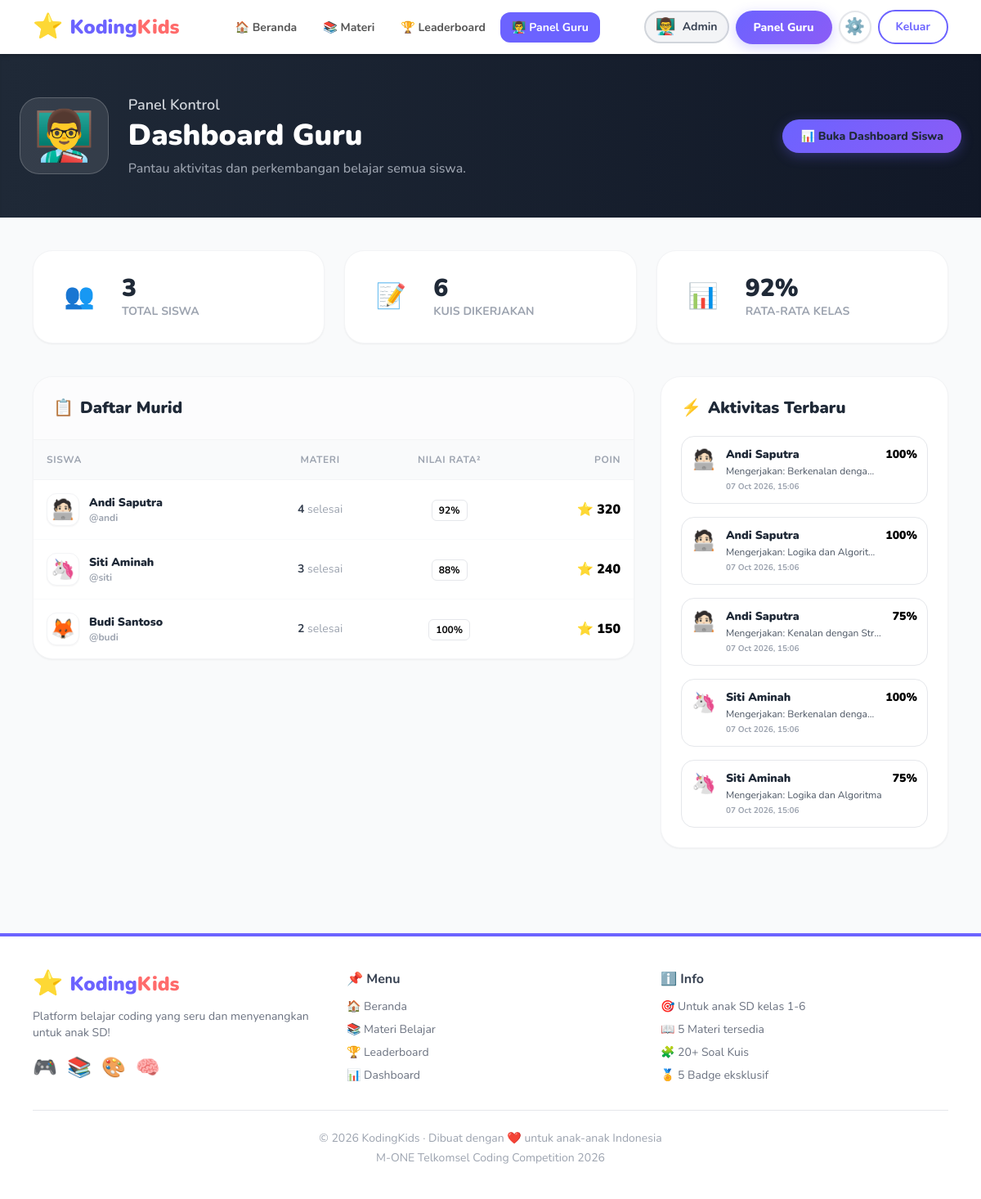
The app's page /pages/guru.php (signed in) with its own data.
### tables this page shows
CREATE TABLE IF NOT EXISTS `users` (
    `id` INT UNSIGNED AUTO_INCREMENT PRIMARY KEY,
    `nama` VARCHAR(100) NOT NULL,
    `username` VARCHAR(50) NOT NULL UNIQUE,
    `email` VARCHAR(100) NOT NULL UNIQUE,
    `password` VARCHAR(255) NOT NULL,
    `avatar` LONGTEXT NOT NULL DEFAULT '🐱',
    `role` ENUM('siswa', 'guru', 'admin') NOT NULL DEFAULT 'siswa',
    `poin` INT NOT NULL DEFAULT 0,
    `created_at` TIMESTAMP NOT NULL DEFAULT CURRENT_TIMESTAMP
);

CREATE TABLE IF NOT EXISTS `nilai_kuis` (
    `id` INT UNSIGNED AUTO_INCREMENT PRIMARY KEY,
    `user_id` INT UNSIGNED NOT NULL,
    `materi_id` INT UNSIGNED NOT NULL,
    `skor` INT NOT NULL DEFAULT 0,
    `total_soal` INT NOT NULL DEFAULT 0,
    `created_at` TIMESTAMP NOT NULL DEFAULT CURRENT_TIMESTAMP,
    CONSTRAINT `fk_nilai_user` FOREIGN KEY (`user_id`) REFERENCES `users` (`id`) ON DELETE CASCADE,
    CONSTRAINT `fk_nilai_materi` FOREIGN KEY (`materi_id`) REFERENCES `materi` (`id`) ON DELETE CASCADE
);

CREATE TABLE IF NOT EXISTS `materi` (
    `id` INT UNSIGNED AUTO_INCREMENT PRIMARY KEY,
    `judul` VARCHAR(150) NOT NULL,
    `deskripsi` VARCHAR(255) NOT NULL,
    `level` ENUM('Mudah', 'Sedang', 'Sulit') NOT NULL DEFAULT 'Mudah',
    `durasi` TINYINT UNSIGNED NOT NULL DEFAULT 10,
    `icon` VARCHAR(20) NOT NULL DEFAULT '💻',
    `warna` VARCHAR(20) NOT NULL DEFAULT '#6C63FF',
    `konten` LONGTEXT NOT NULL,
    `urutan` INT NOT NULL DEFAULT 1,
    `created_at` TIMESTAMP NOT NULL DEFAULT CURRENT_TIMESTAMP
);

### config/db.php (called while the page is built, shortened)
<?php
function renderAvatar($avatar, $size = '1em', $fit = 'cover') {
    return $avatar;
}
?>

### pages/guru.php (the view, shortened to what this page needs)
<?php
require_once '../config/db.php';
require_once '../includes/header.php';
$total_siswa = $conn->query("SELECT COUNT(*) as c FROM users WHERE role='siswa'")->fetch_assoc()['c'];
$total_kuis_dikerjakan = $conn->query("SELECT COUNT(*) as c FROM nilai_kuis")->fetch_assoc()['c'];
$avg_global_query = $conn->query("SELECT AVG((skor/total_soal)*100) as a FROM nilai_kuis")->fetch_assoc();
$avg_global = $avg_global_query['a'] ? round($avg_global_query['a']) : 0;
$siswa_list = $conn->query("
    SELECT u.id, u.nama, u.username, u.poin, u.avatar, u.created_at,
        (SELECT COUNT(*) FROM progress WHERE user_id=u.id AND selesai=1) as materi_selesai,
        (SELECT COUNT(*) FROM nilai_kuis WHERE user_id=u.id) as total_kuis,
        (SELECT AVG((skor/total_soal)*100) FROM nilai_kuis WHERE user_id=u.id) as avg_skor
    FROM users u
    WHERE u.role='siswa'
    ORDER BY u.poin DESC
");
$aktivitas = $conn->query("
    SELECT n.*, u.nama, u.avatar, m.judul
    FROM nilai_kuis n
    JOIN users u ON n.user_id = u.id
    JOIN materi m ON n.materi_id = m.id
    ORDER BY n.created_at DESC LIMIT 5
");
?>
<div class="bg-gradient-to-r from-gray-800 to-gray-900 py-12 px-4 text-white shadow-inner">
    <div class="max-w-6xl mx-auto flex flex-wrap items-center justify-between gap-6">
        <div class="flex items-center gap-6">
            <div class="text-6xl bg-white/10 p-4 rounded-3xl border border-white/20">👨‍🏫</div>
            <div>
                <p class="text-gray-300 font-semibold mb-1 text-lg">Panel Kontrol</p>
                <h1 class="text-3xl md:text-4xl font-black mb-2">Dashboard Guru</h1>
                <p class="text-gray-400 font-medium">Pantau aktivitas dan perkembangan belajar semua siswa.</p>
            </div>
        </div>
        <a href="dashboard.php" class="btn-primary bg-white text-gray-800 hover:bg-gray-100">📊 Buka Dashboard Siswa</a>
    </div>
</div>
<div class="max-w-6xl mx-auto px-4 py-10">
    <div class="grid grid-cols-1 md:grid-cols-3 gap-6 mb-10">
        <div class="bg-white rounded-3xl shadow-sm border border-gray-100 p-6 flex items-center gap-5">
            <div class="w-16 h-16 rounded-2xl bg-blue-50 text-blue-600 flex items-center justify-center text-3xl">👥</div>
            <div>
                <div class="text-3xl font-black text-gray-800"><?= $total_siswa ?></div>
                <div class="text-sm font-bold text-gray-400 uppercase">Total Siswa</div>
            </div>
        </div>
        <div class="bg-white rounded-3xl shadow-sm border border-gray-100 p-6 flex items-center gap-5">
            <div class="w-16 h-16 rounded-2xl bg-green-50 text-green-600 flex items-center justify-center text-3xl">📝</div>
            <div>
                <div class="text-3xl font-black text-gray-800"><?= $total_kuis_dikerjakan ?></div>
                <div class="text-sm font-bold text-gray-400 uppercase">Kuis Dikerjakan</div>
            </div>
        </div>
        <div class="bg-white rounded-3xl shadow-sm border border-gray-100 p-6 flex items-center gap-5">
            <div class="w-16 h-16 rounded-2xl bg-yellow-50 text-yellow-600 flex items-center justify-center text-3xl">📊</div>
            <div>
                <div class="text-3xl font-black text-gray-800"><?= $avg_global ?>%</div>
                <div class="text-sm font-bold text-gray-400 uppercase">Rata-rata Kelas</div>
            </div>
        </div>
    </div>
    <div class="grid grid-cols-1 lg:grid-cols-3 gap-8">
        <div class="lg:col-span-2">
            <div class="bg-white rounded-3xl shadow-sm border border-gray-100 overflow-hidden">
                <div class="p-6 border-b border-gray-100 flex justify-between items-center bg-gray-50/50">
                    <h2 class="text-xl font-black text-gray-800 flex items-center gap-2">
                        <span>📋</span> Daftar Murid
                    </h2>
                </div>
                <div class="overflow-x-auto">
                    <table class="w-full text-left border-collapse">
                        <thead>
                            <tr class="bg-gray-50 text-gray-400 text-xs uppercase tracking-wider font-bold">
                                <th class="p-4 border-b border-gray-100">Siswa</th>
                                <th class="p-4 border-b border-gray-100 text-center">Materi</th>
                                <th class="p-4 border-b border-gray-100 text-center">Nilai Rata²</th>
                                <th class="p-4 border-b border-gray-100 text-right">Poin</th>
                            </tr>
                        </thead>
                        <tbody class="divide-y divide-gray-50">
                            <?php if ($siswa_list->num_rows == 0): ?>
                            <tr>
                                <td colspan="4" class="p-8 text-center text-gray-400 font-semibold">Belum ada siswa yang mendaftar.</td>
                            </tr>
                            <?php else: while ($s = $siswa_list->fetch_assoc()): ?>
                            <tr class="hover:bg-gray-50/50 transition-colors">
                                <td class="p-4">
                                    <div class="flex items-center gap-3">
                                        <div class="text-2xl w-10 h-10 bg-white border border-gray-100 rounded-xl flex items-center justify-center shadow-sm flex-shrink-0">
                                            <?= renderAvatar($s['avatar'], '2rem') ?>
                                        </div>
                                        <div>
                                            <div class="font-black text-gray-800 text-sm"><?= htmlspecialchars($s['nama']) ?></div>
                                            <div class="text-xs text-gray-400 font-bold">@<?= htmlspecialchars($s['username']) ?></div>
                                        </div>
                                    </div>
                                </td>
                                <td class="p-4 text-center">
                                    <div class="text-sm font-bold text-gray-700"><?= $s['materi_selesai'] ?> <span class="text-gray-400 font-normal">selesai</span></div>
                                </td>
                                <td class="p-4 text-center">
                                    <?php
                                    $skor = $s['avg_skor'] ? round($s['avg_skor']) : 0;
                                    $warna = $skor >= 80 ? 'text-green-600 bg-green-50 border-green-200' : ($skor >= 50 ? 'text-yellow-600 bg-yellow-50 border-yellow-200' : ($skor > 0 ? 'text-red-600 bg-red-50 border-red-200' : 'text-gray-400 bg-gray-50 border-gray-200'));
                                    ?>
                                    <span class="px-2 py-1 rounded-md text-xs font-bold border <?= $warna ?>">
                                        <?= $skor > 0 ? $skor.'%' : '-' ?>
                                    </span>
                                </td>
                                <td class="p-4 text-right">
                                    <div class="font-black text-yellow-500 text-base">⭐ <?= number_format($s['poin']) ?></div>
                                </td>
                            </tr>
                            <?php endwhile; endif; ?>
                        </tbody>
                    </table>
                </div>
            </div>
        </div>
        <div>
            <div class="bg-white rounded-3xl shadow-sm border border-gray-100 p-6">
                <h2 class="text-xl font-black text-gray-800 mb-5 flex items-center gap-2">
                    <span>⚡</span> Aktivitas Terbaru
                </h2>
                <div class="space-y-4">
                    <?php if ($aktivitas->num_rows == 0): ?>
                        <p class="text-sm text-gray-400 text-center py-4 font-semibold">Belum ada aktivitas kuis.</p>
                    <?php else: while ($a = $aktivitas->fetch_assoc()):
                        $persen = round(($a['skor']/$a['total_soal'])*100);
                        $bg = $persen >= 80 ? 'bg-green-50 border-green-100' : ($persen >= 50 ? 'bg-yellow-50 border-yellow-100' : 'bg-red-50 border-red-100');
                    ?>
                    <div class="flex gap-3 p-3 rounded-2xl border <?= $bg ?>">
                        <div class="text-2xl flex-shrink-0"><?= renderAvatar($a['avatar'], '2rem') ?></div>
                        <div class="flex-1 min-w-0">
                            <div class="text-sm font-black text-gray-800 truncate"><?= htmlspecialchars($a['nama']) ?></div>
                            <div class="text-xs text-gray-600 truncate mt-0.5">Mengerjakan: <?= htmlspecialchars($a['judul']) ?></div>
                            <div class="text-[10px] text-gray-400 font-bold mt-1"><?= date('d M Y, H:i', strtotime($a['created_at'])) ?></div>
                        </div>
                        <div class="font-black text-sm <?= $persen >= 80 ? 'text-green-600' : ($persen >= 50 ? 'text-yellow-600' : 'text-red-600') ?>">
                            <?= $persen ?>%
                        </div>
                    </div>
                    <?php endwhile; endif; ?>
                </div>
            </div>
        </div>
    </div>
</div>
<?php require_once '../includes/footer.php'; ?>

### assets/css/style.css (style rules this page uses)
* { box-sizing: border-box; }
body { font-family: 'Nunito', sans-serif; }
.btn-primary { background: linear-gradient(135deg, #6C63FF, #8B5CF6); color: white; padding: 10px 22px; border-radius: 50px; font-weight: 800; font-size: 14px; text-decoration: none; display: inline-block; transition: all 0.2s; border: none; cursor: pointer; box-shadow: 0 4px 15px rgba(108,99,255,0.3); }

### records on screen
users: avatar "🧑🏻‍💻", nama "Andi Saputra", username "andi", materi_selesai "4", skor "92", poin "320"
users: avatar "🦄", nama "Siti Aminah", username "siti", materi_selesai "3", skor "88", poin "240"
users: avatar "🦊", nama "Budi Santoso", username "budi", materi_selesai "2", skor "100", poin "150"
nilai_kuis: user.avatar "🧑🏻‍💻", user.nama "Andi Saputra", materi.judul "Berkenalan denga…", created_at "07 Oct 2026, 15:06", persen "100"
nilai_kuis: user.avatar "🧑🏻‍💻", user.nama "Andi Saputra", materi.judul "Logika dan Algorit…", created_at "07 Oct 2026, 15:06", persen "100"
nilai_kuis: user.avatar "🧑🏻‍💻", user.nama "Andi Saputra", materi.judul "Kenalan dengan Str…", created_at "07 Oct 2026, 15:06", persen "75"
nilai_kuis: user.avatar "🦄", user.nama "Siti Aminah", materi.judul "Berkenalan denga…", created_at "07 Oct 2026, 15:06", persen "100"
nilai_kuis: user.avatar "🦄", user.nama "Siti Aminah", materi.judul "Logika dan Algoritma", created_at "07 Oct 2026, 15:06", persen "75"

### other values on screen
$total_siswa "3"
$total_kuis_dikerjakan "6"
$avg_global "92"
